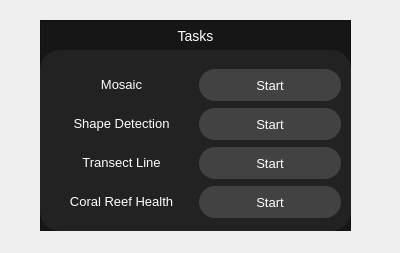
<?xml version="1.0" encoding="UTF-8"?>
<ui version="4.0">
 <class>Form</class>
 <widget class="QWidget" name="Form">
  <property name="geometry">
   <rect>
    <x>0</x>
    <y>0</y>
    <width>400</width>
    <height>253</height>
   </rect>
  </property>
  <property name="windowTitle">
   <string>Form</string>
  </property>
  <widget class="QWidget" name="tasks_widget" native="true">
   <property name="geometry">
    <rect>
     <x>40</x>
     <y>20</y>
     <width>311</width>
     <height>211</height>
    </rect>
   </property>
   <widget class="QFrame" name="tasks">
    <property name="geometry">
     <rect>
      <x>0</x>
      <y>0</y>
      <width>311</width>
      <height>211</height>
     </rect>
    </property>
    <property name="styleSheet">
     <string notr="true">QFrame#tasks{
background-color:	rgba(22,22,22,255);
}</string>
    </property>
    <property name="frameShape">
     <enum>QFrame::StyledPanel</enum>
    </property>
    <property name="frameShadow">
     <enum>QFrame::Raised</enum>
    </property>
    <widget class="QLabel" name="label_tasks">
     <property name="geometry">
      <rect>
       <x>80</x>
       <y>0</y>
       <width>151</width>
       <height>31</height>
      </rect>
     </property>
     <property name="styleSheet">
      <string notr="true">color:White;
font-size: 14px;</string>
     </property>
     <property name="text">
      <string>Tasks</string>
     </property>
     <property name="alignment">
      <set>Qt::AlignCenter</set>
     </property>
    </widget>
    <widget class="QFrame" name="frame_tasks">
     <property name="geometry">
      <rect>
       <x>0</x>
       <y>30</y>
       <width>311</width>
       <height>181</height>
      </rect>
     </property>
     <property name="styleSheet">
      <string notr="true">QFrame#frame_tasks {
background-color: rgba(34,34,34,255);
border-radius: 20px;
}
QPushButton {
background-color: rgba(66,66,66,255);
border-radius: 16px;
color: rgb(255, 255, 255);
font-size: 13px;
width: 100px;
height: 32px;
}
QPushButton:hover{
background-color: rgba(66,66,66, 200);
}
QPushButton:pressed{
background-color: rgba(66,66,66, 128)
}
QLabel{
color: White;
font-size: 13px;
}
QComboBox{
background-color:rgba(53,53,53,255);
color: White;
height:32px;
widht: 100px;
border: 0px;
}
QComboBox:hover{
background-color: rgba(53,53,53, 150);
}
QComboBox::drop-down{
background:rgba(53,53,53,255)
}</string>
     </property>
     <property name="frameShape">
      <enum>QFrame::StyledPanel</enum>
     </property>
     <property name="frameShadow">
      <enum>QFrame::Raised</enum>
     </property>
     <widget class="QWidget" name="gridLayoutWidget">
      <property name="geometry">
       <rect>
        <x>10</x>
        <y>18</y>
        <width>291</width>
        <height>151</height>
       </rect>
      </property>
      <layout class="QGridLayout" name="gridLayout">
       <item row="2" column="0">
        <widget class="QLabel" name="label_transect_line">
         <property name="sizePolicy">
          <sizepolicy hsizetype="Ignored" vsizetype="Fixed">
           <horstretch>0</horstretch>
           <verstretch>0</verstretch>
          </sizepolicy>
         </property>
         <property name="styleSheet">
          <string notr="true"/>
         </property>
         <property name="text">
          <string>Transect Line</string>
         </property>
         <property name="alignment">
          <set>Qt::AlignCenter</set>
         </property>
        </widget>
       </item>
       <item row="1" column="0">
        <widget class="QLabel" name="label_shape_detection">
         <property name="sizePolicy">
          <sizepolicy hsizetype="Ignored" vsizetype="Fixed">
           <horstretch>0</horstretch>
           <verstretch>0</verstretch>
          </sizepolicy>
         </property>
         <property name="styleSheet">
          <string notr="true"/>
         </property>
         <property name="text">
          <string>Shape Detection</string>
         </property>
         <property name="alignment">
          <set>Qt::AlignCenter</set>
         </property>
        </widget>
       </item>
       <item row="3" column="0">
        <widget class="QLabel" name="label_coral_reef_health">
         <property name="sizePolicy">
          <sizepolicy hsizetype="Ignored" vsizetype="Fixed">
           <horstretch>0</horstretch>
           <verstretch>0</verstretch>
          </sizepolicy>
         </property>
         <property name="styleSheet">
          <string notr="true"/>
         </property>
         <property name="text">
          <string>Coral Reef Health</string>
         </property>
         <property name="alignment">
          <set>Qt::AlignCenter</set>
         </property>
        </widget>
       </item>
       <item row="0" column="0">
        <widget class="QLabel" name="label_mosaic">
         <property name="sizePolicy">
          <sizepolicy hsizetype="Ignored" vsizetype="Fixed">
           <horstretch>0</horstretch>
           <verstretch>0</verstretch>
          </sizepolicy>
         </property>
         <property name="styleSheet">
          <string notr="true"/>
         </property>
         <property name="text">
          <string>Mosaic</string>
         </property>
         <property name="alignment">
          <set>Qt::AlignCenter</set>
         </property>
        </widget>
       </item>
       <item row="0" column="1">
        <widget class="QPushButton" name="btn_start_mosaic">
         <property name="text">
          <string>Start</string>
         </property>
        </widget>
       </item>
       <item row="1" column="1">
        <widget class="QPushButton" name="btn_start_shape_detection">
         <property name="text">
          <string>Start</string>
         </property>
        </widget>
       </item>
       <item row="2" column="1">
        <widget class="QPushButton" name="btn_start_transect_line">
         <property name="text">
          <string>Start</string>
         </property>
        </widget>
       </item>
       <item row="3" column="1">
        <widget class="QPushButton" name="btn_start_coral_reef_health">
         <property name="text">
          <string>Start</string>
         </property>
        </widget>
       </item>
      </layout>
     </widget>
    </widget>
   </widget>
  </widget>
 </widget>
 <resources/>
 <connections/>
</ui>
